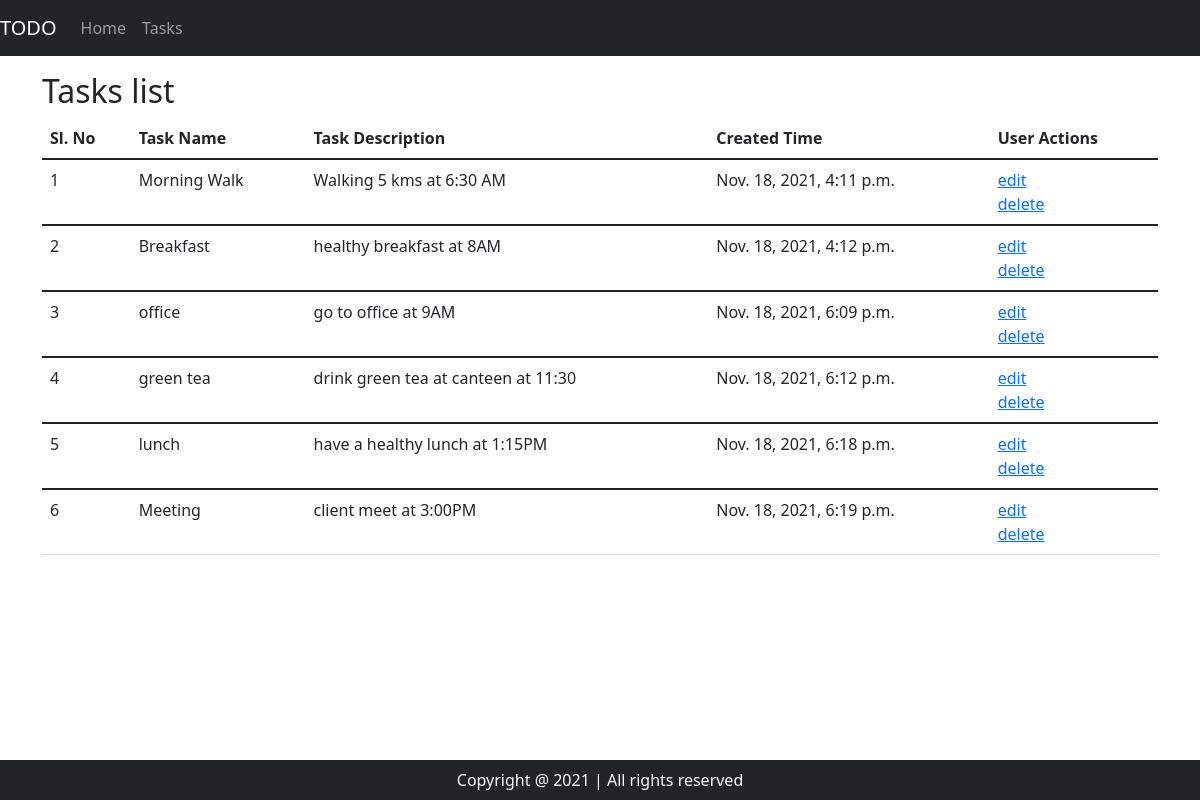
Page /taskList/ on the committed database.
### testapp/models.py (models this page shows, shortened)
class Task (models.Model):
    name = models.CharField(max_length=50)
    desc = models.TextField()
    time = models.DateTimeField(auto_now_add =True)

### testapp/views.py (the view)
# urls.py: path('taskList/',views.TaskListView),
def TaskListView(request):
    tasks = Task.objects.all()
    return render (request,'testapp/taskList.html',{'tasks':tasks})

### templates/testapp/taskList.html (shortened to what this page needs)
<!DOCTYPE html>
{% extends 'testapp/base.html' %}
{% block body_block %}
<div class="container my-3" align  = "left">
  <h2>Tasks list</h2>
  <table class="table">
    <thead class="thead-dark">
      <tr>
        <th scope="col">Sl. No</th>
        <th scope="col">Task Name</th>
        <th scope="col">Task Description</th>
        <th scope="col">Created Time</th>
        <th scope="col">User Actions</th>
      </tr>
    </thead>
    {% for task in tasks %}
    <tbody>
        <td>{{forloop.counter}}</td>
        <td>{{task.name}}</td>
        <td>{{task.desc}}</td>
        <td>{{task.time}}</td>
        <td> <a href="/taskEdit/{{task.id}}">edit</a> <br> <a href="/taskDelete/{{task.id}}">delete</a> </td>
    </tbody>
    {% endfor %}
  </table>
</div>
{% endblock %}

### templates/testapp/base.html (shortened to what this page needs)
<!DOCTYPE html>
<html lang="en" dir="ltr">
  <head>
    <link rel="stylesheet" href="https://cdn.jsdelivr.net/npm/bootstrap@5.1.3/dist/css/bootstrap.min.css">
  </head>
  <body>
    <nav class="navbar navbar-expand-lg navbar-dark bg-dark">
      <a class="navbar-brand" href="#">TODO</a>
      <div class="collapse navbar-collapse" id="navbarNav">
        <ul class="navbar-nav">
          <li class="nav-item active">
            <a class="nav-link" href="/">Home</a>
          </li>
          <li class="nav-item">
            <a class="nav-link" href="/taskList">Tasks</a>
          </li>
        </ul>
      </div>
    </nav>
{% block body_block %}
{% endblock %}
<footer>
<p class="text-center bg-dark text-light fixed-bottom my-0 py-2" >Copyright @ 2021 | All rights reserved</p>
</footer>
  </body>
</html>

### rows in the picture
Task: name "Morning Walk", desc "Walking 5 kms at 6:30 AM", time "Nov. 18, 2021, 4:11 p.m."
Task: name "Breakfast", desc "healthy breakfast at 8AM", time "Nov. 18, 2021, 4:12 p.m."
Task: name "office", desc "go to office at 9AM", time "Nov. 18, 2021, 6:09 p.m."
Task: name "green tea", desc "drink green tea at canteen at 11:30", time "Nov. 18, 2021, 6:12 p.m."
Task: name "lunch", desc "have a healthy lunch at 1:15PM", time "Nov. 18, 2021, 6:18 p.m."
Task: name "Meeting", desc "client meet at 3:00PM", time "Nov. 18, 2021, 6:19 p.m."
